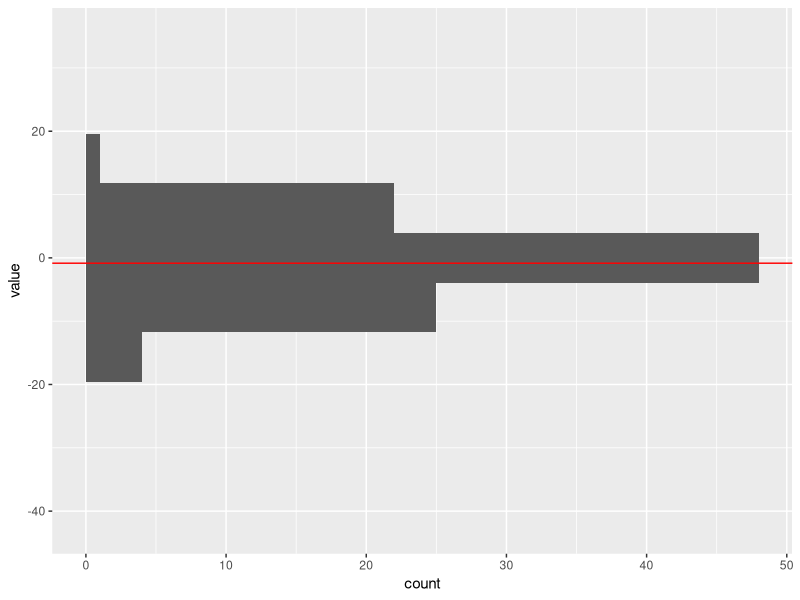
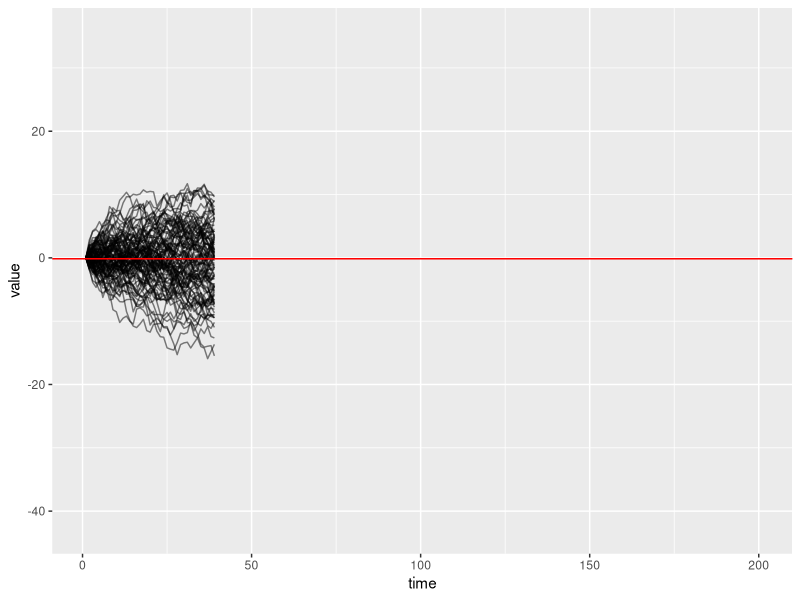
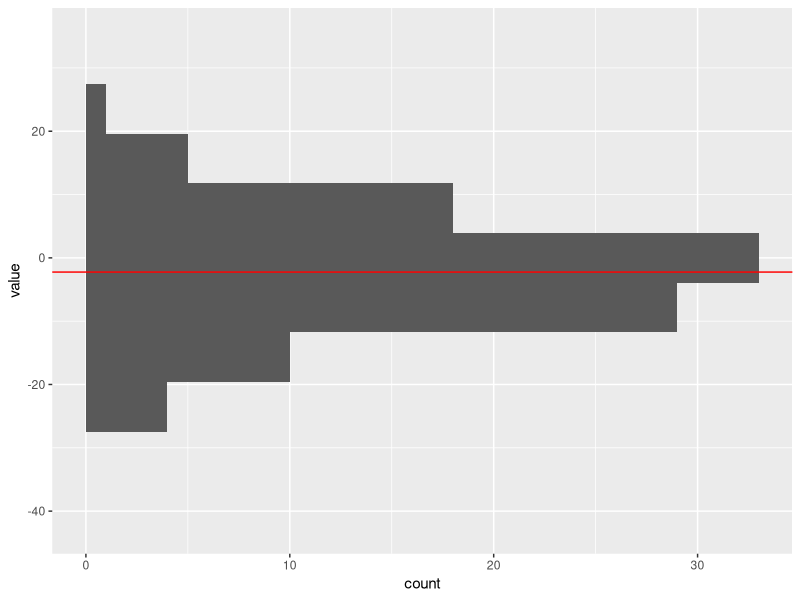
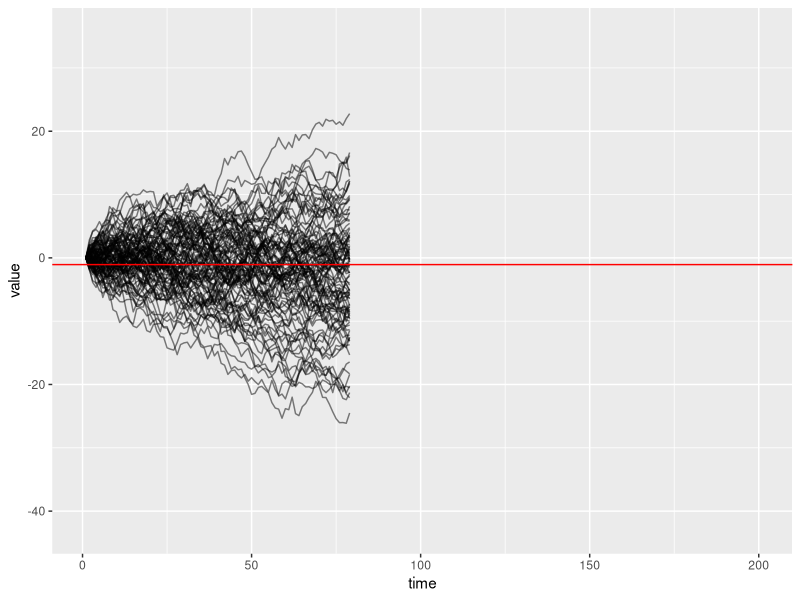
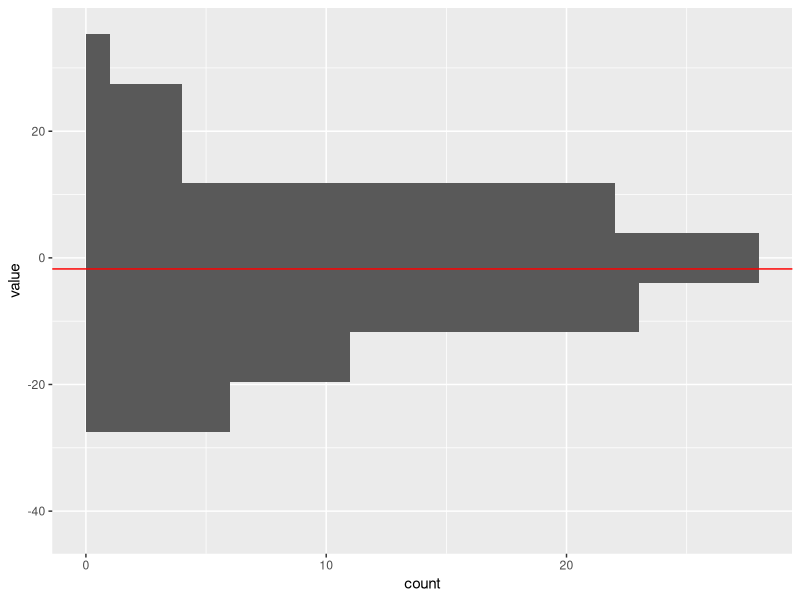
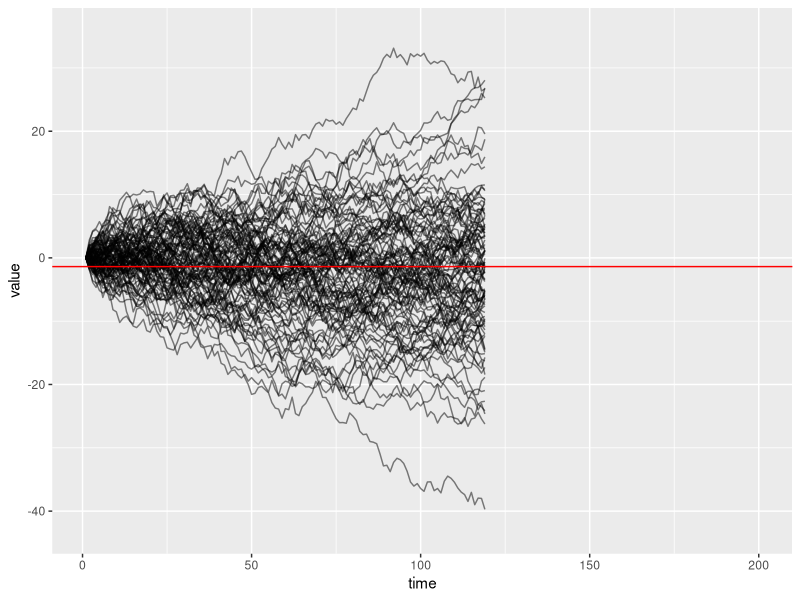
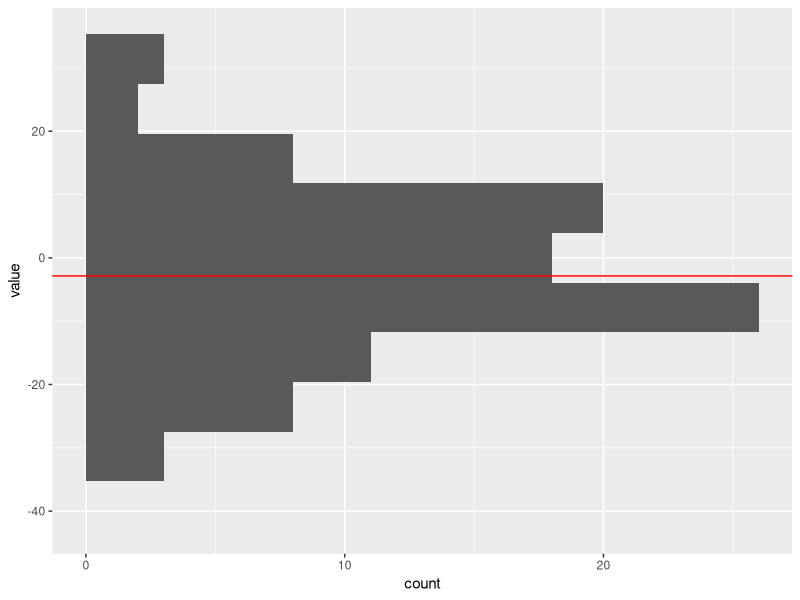
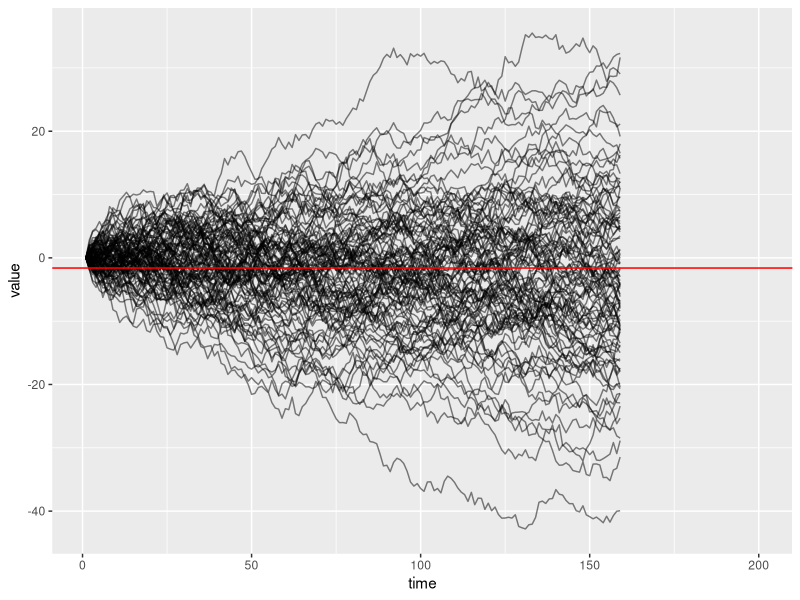

The R script that drew these images, in order:
#!/usr/bin/env Rscript

library(ggplot2)
library(reshape2)

time.steps <- 200
numplots <- 5
width <- 5
height <- 5

stuff <- replicate(100, cumsum(c(0, rnorm(time.steps - 1))))

df <- as.data.frame(stuff)
df$time <- 1:time.steps
melted <- melt(df, id.vars=c("time"))

y.limits <- range(melted$value)
stepsize <- time.steps / numplots

for (i in seq(stepsize, time.steps, stepsize)) {
	counter <- i / time.steps * numplots
	p <- ggplot(subset(melted, time < i), aes(time, value, group=variable)) + 
		 geom_line(alpha=0.5) + xlim(c(1, time.steps)) + ylim(y.limits) + 
		 geom_hline(aes(yintercept=mean(value)), color="red")
	q <- ggplot(subset(melted, time == i), aes(value)) +
		 geom_histogram(binwidth=diff(y.limits)/10) + xlim(y.limits) +
		 geom_vline(aes(xintercept=mean(value)), color="red") + coord_flip()
	ggsave(paste("ex_brownian_hist_", counter, ".pdf", sep=""), q, width=width, height=height)
	ggsave(paste("ex_brownian_", counter, ".pdf", sep=""), p, width=width, height=height)
}